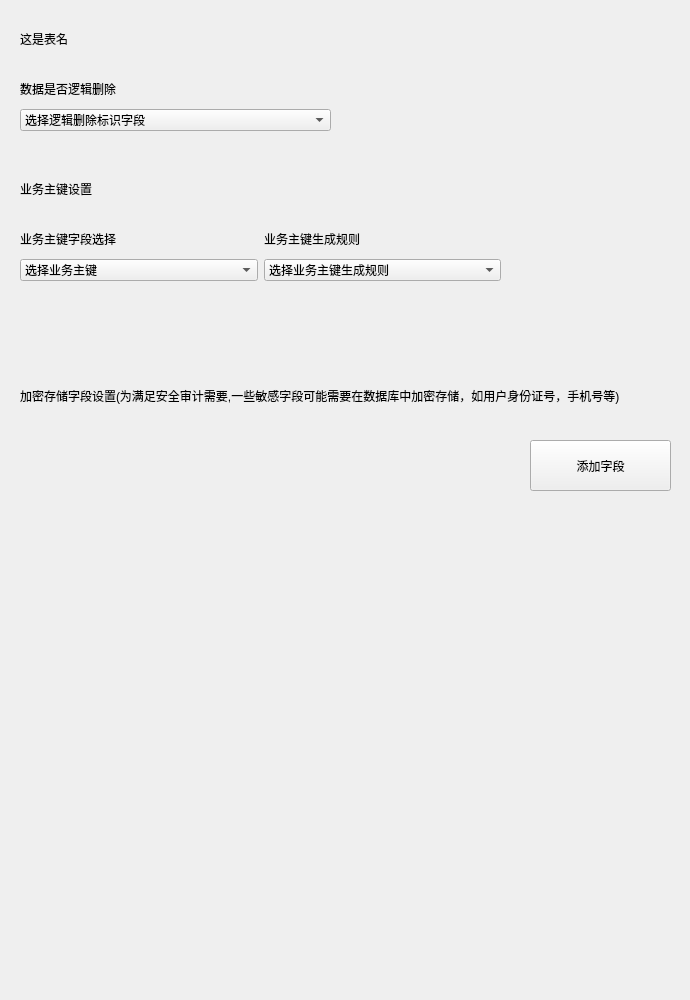
                 <widget class="QWidget" name="scrollAreaWidgetContents_right_7">
                  <property name="geometry">
                   <rect>
                    <x>0</x>
                    <y>0</y>
                    <width>690</width>
                    <height>1000</height>
                   </rect>
                  </property>
                  <property name="minimumSize">
                   <size>
                    <width>0</width>
                    <height>1000</height>
                   </size>
                  </property>
                  <widget class="QPushButton" name="pushButton_add_field_encrypt">
                   <property name="geometry">
                    <rect>
                     <x>530</x>
                     <y>440</y>
                     <width>141</width>
                     <height>51</height>
                    </rect>
                   </property>
                   <property name="text">
                    <string>添加字段</string>
                   </property>
                  </widget>
                  <widget class="QLabel" name="label_code_7">
                   <property name="geometry">
                    <rect>
                     <x>20</x>
                     <y>370</y>
                     <width>660</width>
                     <height>51</height>
                    </rect>
                   </property>
                   <property name="text">
                    <string>加密存储字段设置(为满足安全审计需要,一些敏感字段可能需要在数据库中加密存储，如用户身份证号，手机号等)</string>
                   </property>
                  </widget>
                  <widget class="QWidget" name="layoutWidget">
                   <property name="geometry">
                    <rect>
                     <x>20</x>
                     <y>10</y>
                     <width>311</width>
                     <height>121</height>
                    </rect>
                   </property>
                   <layout class="QVBoxLayout" name="verticalLayout_9">
                    <item>
                     <widget class="QLabel" name="label_table_name_7">
                      <property name="text">
                       <string>这是表名</string>
                      </property>
                     </widget>
                    </item>
                    <item>
                     <layout class="QVBoxLayout" name="verticalLayout_8">
                      <item>
                       <widget class="QLabel" name="label_isDelete_7">
                        <property name="text">
                         <string>数据是否逻辑删除</string>
                        </property>
                       </widget>
                      </item>
                      <item>
                       <widget class="QComboBox" name="comboBox_select_table_logicaldeletemark">
                        <item>
                         <property name="text">
                          <string>选择逻辑删除标识字段</string>
                         </property>
                        </item>
                       </widget>
                      </item>
                     </layout>
                    </item>
                   </layout>
                  </widget>
                  <widget class="QWidget" name="layoutWidget">
                   <property name="geometry">
                    <rect>
                     <x>20</x>
                     <y>160</y>
                     <width>481</width>
                     <height>121</height>
                    </rect>
                   </property>
                   <layout class="QVBoxLayout" name="verticalLayout_10">
                    <item>
                     <widget class="QLabel" name="label_set_key_13">
                      <property name="text">
                       <string>业务主键设置</string>
                      </property>
                     </widget>
                    </item>
                    <item>
                     <layout class="QHBoxLayout" name="horizontalLayout_5">
                      <item>
                       <layout class="QVBoxLayout" name="verticalLayout_5">
                        <item>
                         <widget class="QLabel" name="label_select_key_7">
                          <property name="text">
                           <string>业务主键字段选择</string>
                          </property>
                         </widget>
                        </item>
                        <item>
                         <widget class="QComboBox" name="comboBox_select_table_businesskeyname">
                          <item>
                           <property name="text">
                            <string>选择业务主键</string>
                           </property>
                          </item>
                         </widget>
                        </item>
                       </layout>
                      </item>
                      <item>
                       <layout class="QVBoxLayout" name="verticalLayout_7">
                        <item>
                         <widget class="QLabel" name="label_set_key_14">
                          <property name="text">
                           <string>业务主键生成规则</string>
                          </property>
                         </widget>
                        </item>
                        <item>
                         <widget class="QComboBox" name="comboBox_select_table_businesskeyrule">
                          <item>
                           <property name="text">
                            <string>选择业务主键生成规则</string>
                           </property>
                          </item>
                         </widget>
                        </item>
                       </layout>
                      </item>
                     </layout>
                    </item>
                   </layout>
                  </widget>
                 </widget>
